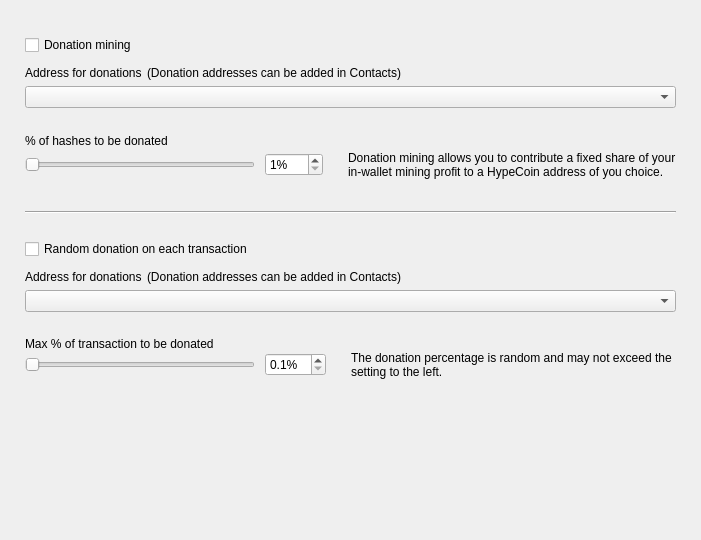
<?xml version="1.0" encoding="UTF-8"?>
<ui version="4.0">
 <class>DonationOptionsFrame</class>
 <widget class="QFrame" name="DonationOptionsFrame">
  <property name="geometry">
   <rect>
    <x>0</x>
    <y>0</y>
    <width>701</width>
    <height>540</height>
   </rect>
  </property>
  <property name="windowTitle">
   <string>Frame</string>
  </property>
  <property name="frameShape">
   <enum>QFrame::NoFrame</enum>
  </property>
  <property name="frameShadow">
   <enum>QFrame::Raised</enum>
  </property>
  <layout class="QVBoxLayout" name="verticalLayout">
   <property name="spacing">
    <number>10</number>
   </property>
   <property name="leftMargin">
    <number>25</number>
   </property>
   <property name="topMargin">
    <number>35</number>
   </property>
   <property name="rightMargin">
    <number>25</number>
   </property>
   <property name="bottomMargin">
    <number>0</number>
   </property>
   <item>
    <widget class="QCheckBox" name="m_enableDonationMiningCheck">
     <property name="text">
      <string>Donation mining</string>
     </property>
    </widget>
   </item>
   <item>
    <widget class="QFrame" name="m_donationMiningFrame">
     <property name="frameShape">
      <enum>QFrame::NoFrame</enum>
     </property>
     <property name="frameShadow">
      <enum>QFrame::Raised</enum>
     </property>
     <layout class="QGridLayout" name="gridLayout" columnstretch="1,0,0,1">
      <property name="leftMargin">
       <number>0</number>
      </property>
      <property name="topMargin">
       <number>0</number>
      </property>
      <property name="rightMargin">
       <number>0</number>
      </property>
      <property name="bottomMargin">
       <number>0</number>
      </property>
      <property name="horizontalSpacing">
       <number>10</number>
      </property>
      <property name="verticalSpacing">
       <number>0</number>
      </property>
      <item row="2" column="0" colspan="4">
       <widget class="QComboBox" name="m_donationMiningAddressCombo"/>
      </item>
      <item row="3" column="0" colspan="4">
       <spacer name="verticalSpacer_2">
        <property name="orientation">
         <enum>Qt::Vertical</enum>
        </property>
        <property name="sizeType">
         <enum>QSizePolicy::Fixed</enum>
        </property>
        <property name="sizeHint" stdset="0">
         <size>
          <width>20</width>
          <height>25</height>
         </size>
        </property>
       </spacer>
      </item>
      <item row="4" column="0" colspan="4">
       <widget class="WalletGui::WalletNormalBlackTextLabel" name="label_2">
        <property name="minimumSize">
         <size>
          <width>0</width>
          <height>16</height>
         </size>
        </property>
        <property name="text">
         <string>% of hashes to be donated</string>
        </property>
        <property name="indent">
         <number>0</number>
        </property>
       </widget>
      </item>
      <item row="5" column="1">
       <widget class="QSpinBox" name="m_donationMiningAmountSpin">
        <property name="suffix">
         <string>%</string>
        </property>
        <property name="minimum">
         <number>1</number>
        </property>
        <property name="maximum">
         <number>100</number>
        </property>
       </widget>
      </item>
      <item row="5" column="0">
       <widget class="QSlider" name="m_donationMiningAmountSlider">
        <property name="maximumSize">
         <size>
          <width>230</width>
          <height>16777215</height>
         </size>
        </property>
        <property name="minimum">
         <number>1</number>
        </property>
        <property name="maximum">
         <number>100</number>
        </property>
        <property name="orientation">
         <enum>Qt::Horizontal</enum>
        </property>
       </widget>
      </item>
      <item row="5" column="2">
       <spacer name="horizontalSpacer">
        <property name="orientation">
         <enum>Qt::Horizontal</enum>
        </property>
        <property name="sizeType">
         <enum>QSizePolicy::Fixed</enum>
        </property>
        <property name="sizeHint" stdset="0">
         <size>
          <width>5</width>
          <height>20</height>
         </size>
        </property>
       </spacer>
      </item>
      <item row="5" column="3" alignment="Qt::AlignVCenter">
       <widget class="WalletGui::WalletSmallGrayTextLabel" name="m_donationMiningCommentLabel">
        <property name="minimumSize">
         <size>
          <width>0</width>
          <height>32</height>
         </size>
        </property>
        <property name="text">
         <string>Donation mining allows you to contribute a fixed share of your in-wallet mining profit to a HypeCoin address of you choice.</string>
        </property>
        <property name="wordWrap">
         <bool>true</bool>
        </property>
        <property name="indent">
         <number>0</number>
        </property>
       </widget>
      </item>
      <item row="1" column="0" colspan="4">
       <spacer name="verticalSpacer_6">
        <property name="orientation">
         <enum>Qt::Vertical</enum>
        </property>
        <property name="sizeType">
         <enum>QSizePolicy::Fixed</enum>
        </property>
        <property name="sizeHint" stdset="0">
         <size>
          <width>20</width>
          <height>5</height>
         </size>
        </property>
       </spacer>
      </item>
      <item row="0" column="0" colspan="4">
       <layout class="QHBoxLayout" name="horizontalLayout" stretch="0,1">
        <property name="spacing">
         <number>5</number>
        </property>
        <property name="leftMargin">
         <number>0</number>
        </property>
        <item>
         <widget class="WalletGui::WalletNormalBlackTextLabel" name="label">
          <property name="minimumSize">
           <size>
            <width>0</width>
            <height>16</height>
           </size>
          </property>
          <property name="text">
           <string>Address for donations</string>
          </property>
          <property name="indent">
           <number>0</number>
          </property>
         </widget>
        </item>
        <item>
         <widget class="WalletGui::WalletSmallGrayTextLabel" name="label_5">
          <property name="text">
           <string>(Donation addresses can be added in Contacts)</string>
          </property>
         </widget>
        </item>
       </layout>
      </item>
     </layout>
    </widget>
   </item>
   <item>
    <spacer name="verticalSpacer_3">
     <property name="orientation">
      <enum>Qt::Vertical</enum>
     </property>
     <property name="sizeType">
      <enum>QSizePolicy::Fixed</enum>
     </property>
     <property name="sizeHint" stdset="0">
      <size>
       <width>20</width>
       <height>20</height>
      </size>
     </property>
    </spacer>
   </item>
   <item>
    <widget class="Line" name="line">
     <property name="frameShadow">
      <enum>QFrame::Sunken</enum>
     </property>
     <property name="orientation">
      <enum>Qt::Horizontal</enum>
     </property>
    </widget>
   </item>
   <item>
    <spacer name="verticalSpacer_4">
     <property name="orientation">
      <enum>Qt::Vertical</enum>
     </property>
     <property name="sizeType">
      <enum>QSizePolicy::Fixed</enum>
     </property>
     <property name="sizeHint" stdset="0">
      <size>
       <width>20</width>
       <height>15</height>
      </size>
     </property>
    </spacer>
   </item>
   <item>
    <widget class="QCheckBox" name="m_enableDonationChangeCheck">
     <property name="text">
      <string>Random donation on each transaction</string>
     </property>
    </widget>
   </item>
   <item>
    <widget class="QFrame" name="m_donationChangeFrame">
     <property name="frameShape">
      <enum>QFrame::NoFrame</enum>
     </property>
     <property name="frameShadow">
      <enum>QFrame::Raised</enum>
     </property>
     <layout class="QGridLayout" name="gridLayout_2" columnstretch="1,0,0,1">
      <property name="leftMargin">
       <number>0</number>
      </property>
      <property name="topMargin">
       <number>0</number>
      </property>
      <property name="rightMargin">
       <number>0</number>
      </property>
      <property name="bottomMargin">
       <number>0</number>
      </property>
      <property name="horizontalSpacing">
       <number>10</number>
      </property>
      <property name="verticalSpacing">
       <number>0</number>
      </property>
      <item row="3" column="0" colspan="4">
       <spacer name="verticalSpacer_5">
        <property name="orientation">
         <enum>Qt::Vertical</enum>
        </property>
        <property name="sizeType">
         <enum>QSizePolicy::Fixed</enum>
        </property>
        <property name="sizeHint" stdset="0">
         <size>
          <width>20</width>
          <height>25</height>
         </size>
        </property>
       </spacer>
      </item>
      <item row="4" column="0" colspan="4">
       <widget class="WalletGui::WalletNormalBlackTextLabel" name="label_3">
        <property name="text">
         <string>Max % of transaction to be donated</string>
        </property>
        <property name="indent">
         <number>0</number>
        </property>
       </widget>
      </item>
      <item row="5" column="0">
       <widget class="QSlider" name="m_donationChangeAmountSlider">
        <property name="maximumSize">
         <size>
          <width>230</width>
          <height>16777215</height>
         </size>
        </property>
        <property name="minimum">
         <number>1</number>
        </property>
        <property name="maximum">
         <number>100</number>
        </property>
        <property name="orientation">
         <enum>Qt::Horizontal</enum>
        </property>
       </widget>
      </item>
      <item row="2" column="0" colspan="4">
       <widget class="QComboBox" name="m_donationChangeAddressCombo"/>
      </item>
      <item row="5" column="3" alignment="Qt::AlignVCenter">
       <widget class="WalletGui::WalletSmallGrayTextLabel" name="m_donationChangeCommentLabel">
        <property name="text">
         <string>The donation percentage is random and may not exceed the setting to the left.</string>
        </property>
        <property name="wordWrap">
         <bool>true</bool>
        </property>
        <property name="indent">
         <number>0</number>
        </property>
       </widget>
      </item>
      <item row="5" column="1">
       <widget class="QDoubleSpinBox" name="m_donationChangeAmountSpin">
        <property name="suffix">
         <string>%</string>
        </property>
        <property name="decimals">
         <number>1</number>
        </property>
        <property name="minimum">
         <double>0.100000000000000</double>
        </property>
        <property name="maximum">
         <double>10.000000000000000</double>
        </property>
        <property name="singleStep">
         <double>0.100000000000000</double>
        </property>
       </widget>
      </item>
      <item row="5" column="2">
       <spacer name="horizontalSpacer_2">
        <property name="orientation">
         <enum>Qt::Horizontal</enum>
        </property>
        <property name="sizeType">
         <enum>QSizePolicy::Fixed</enum>
        </property>
        <property name="sizeHint" stdset="0">
         <size>
          <width>5</width>
          <height>20</height>
         </size>
        </property>
       </spacer>
      </item>
      <item row="1" column="0" colspan="4">
       <spacer name="verticalSpacer_7">
        <property name="orientation">
         <enum>Qt::Vertical</enum>
        </property>
        <property name="sizeType">
         <enum>QSizePolicy::Fixed</enum>
        </property>
        <property name="sizeHint" stdset="0">
         <size>
          <width>20</width>
          <height>5</height>
         </size>
        </property>
       </spacer>
      </item>
      <item row="0" column="0" colspan="4">
       <layout class="QHBoxLayout" name="horizontalLayout_2" stretch="0,1">
        <property name="spacing">
         <number>5</number>
        </property>
        <property name="leftMargin">
         <number>0</number>
        </property>
        <item>
         <widget class="WalletGui::WalletNormalBlackTextLabel" name="label_4">
          <property name="minimumSize">
           <size>
            <width>0</width>
            <height>16</height>
           </size>
          </property>
          <property name="text">
           <string>Address for donations</string>
          </property>
          <property name="indent">
           <number>0</number>
          </property>
         </widget>
        </item>
        <item>
         <widget class="WalletGui::WalletSmallGrayTextLabel" name="label_6">
          <property name="text">
           <string>(Donation addresses can be added in Contacts)</string>
          </property>
         </widget>
        </item>
       </layout>
      </item>
     </layout>
    </widget>
   </item>
   <item>
    <spacer name="verticalSpacer">
     <property name="orientation">
      <enum>Qt::Vertical</enum>
     </property>
     <property name="sizeType">
      <enum>QSizePolicy::Expanding</enum>
     </property>
     <property name="sizeHint" stdset="0">
      <size>
       <width>20</width>
       <height>10</height>
      </size>
     </property>
    </spacer>
   </item>
  </layout>
 </widget>
 <customwidgets>
  <customwidget>
   <class>WalletGui::WalletSmallGrayTextLabel</class>
   <extends>QLabel</extends>
   <header>Gui/Common/WalletTextLabel.h</header>
  </customwidget>
  <customwidget>
   <class>WalletGui::WalletNormalBlackTextLabel</class>
   <extends>QLabel</extends>
   <header>Gui/Common/WalletTextLabel.h</header>
  </customwidget>
 </customwidgets>
 <resources/>
 <connections>
  <connection>
   <sender>m_enableDonationMiningCheck</sender>
   <signal>toggled(bool)</signal>
   <receiver>m_donationMiningFrame</receiver>
   <slot>setEnabled(bool)</slot>
   <hints>
    <hint type="sourcelabel">
     <x>353</x>
     <y>41</y>
    </hint>
    <hint type="destinationlabel">
     <x>350</x>
     <y>115</y>
    </hint>
   </hints>
  </connection>
  <connection>
   <sender>m_donationMiningAmountSlider</sender>
   <signal>valueChanged(int)</signal>
   <receiver>DonationOptionsFrame</receiver>
   <slot>donationMiningAmountChanged(int)</slot>
   <hints>
    <hint type="sourcelabel">
     <x>187</x>
     <y>155</y>
    </hint>
    <hint type="destinationlabel">
     <x>350</x>
     <y>269</y>
    </hint>
   </hints>
  </connection>
  <connection>
   <sender>m_donationMiningAmountSpin</sender>
   <signal>valueChanged(int)</signal>
   <receiver>DonationOptionsFrame</receiver>
   <slot>donationMiningAmountChanged(int)</slot>
   <hints>
    <hint type="sourcelabel">
     <x>391</x>
     <y>155</y>
    </hint>
    <hint type="destinationlabel">
     <x>350</x>
     <y>269</y>
    </hint>
   </hints>
  </connection>
  <connection>
   <sender>m_enableDonationChangeCheck</sender>
   <signal>toggled(bool)</signal>
   <receiver>m_donationChangeFrame</receiver>
   <slot>setEnabled(bool)</slot>
   <hints>
    <hint type="sourcelabel">
     <x>353</x>
     <y>237</y>
    </hint>
    <hint type="destinationlabel">
     <x>350</x>
     <y>328</y>
    </hint>
   </hints>
  </connection>
  <connection>
   <sender>m_donationChangeAmountSlider</sender>
   <signal>valueChanged(int)</signal>
   <receiver>DonationOptionsFrame</receiver>
   <slot>donationChangeAmountChanged(int)</slot>
   <hints>
    <hint type="sourcelabel">
     <x>187</x>
     <y>385</y>
    </hint>
    <hint type="destinationlabel">
     <x>350</x>
     <y>269</y>
    </hint>
   </hints>
  </connection>
  <connection>
   <sender>m_donationChangeAmountSpin</sender>
   <signal>valueChanged(double)</signal>
   <receiver>DonationOptionsFrame</receiver>
   <slot>donationChangeAmountChanged(double)</slot>
   <hints>
    <hint type="sourcelabel">
     <x>433</x>
     <y>353</y>
    </hint>
    <hint type="destinationlabel">
     <x>350</x>
     <y>269</y>
    </hint>
   </hints>
  </connection>
 </connections>
 <slots>
  <slot>donationMiningAmountChanged(int)</slot>
  <slot>donationChangeAmountChanged(int)</slot>
  <slot>donationChangeAmountChanged(double)</slot>
 </slots>
</ui>
